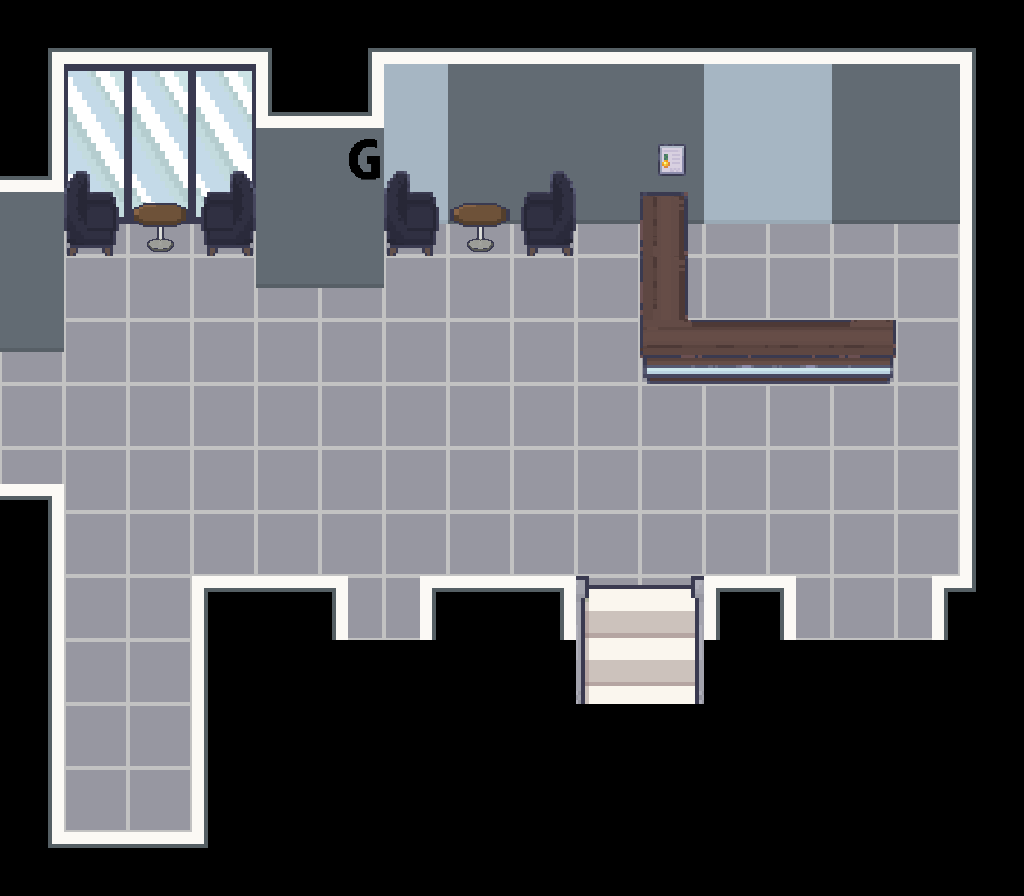

This game map was drawn from its Tiled (.tmx) file and the tilesets committed beside it. A one-line description and the full map source follow:
An orthogonal 16x14 tile map with 64x64 px tiles, 2 tile layers (Floor, Furnishing), 2 tilesets and 23 objects (2x Player, Character).

<map version="1.10" tiledversion="1.11.2" orientation="orthogonal" renderorder="right-down" width="16" height="14" tilewidth="64" tileheight="64" infinite="0" nextlayerid="6" nextobjectid="27">
 <properties>
  <property name="display_name" value="Reception" />
  <property name="display_title" value="Annexe Building (G)" />
 </properties>
 <tileset firstgid="1" name="LCB_indoor" tilewidth="64" tileheight="64" tilecount="1550" columns="25">
  <image source="../../graphics/tilesets/indoor.png" width="1600" height="3968" />
 </tileset>
 <tileset firstgid="1551" name="LCB_furnishing" tilewidth="64" tileheight="64" tilecount="1007" columns="19">
  <image source="../../graphics/tilesets/furnishing.png" width="1216" height="3392" />
 </tileset>
 <layer id="1" name="Floor" width="16" height="14">
  <data encoding="csv">
11,1153,1153,1153,12,11,1158,1158,1158,1158,1158,1158,1158,1158,1158,12,
1206,1198,1198,1198,64,63,1193,1328,1328,1328,1328,1193,1193,1328,1328,1210,
63,1223,1223,1223,1328,1328,1218,1353,1353,1353,1353,1218,1218,1353,1353,1210,
1328,1248,1248,1248,1353,1353,1243,1378,1378,1378,1378,1243,1243,1378,1378,1210,
1353,149,149,149,1378,1378,149,149,149,149,149,149,149,149,149,1210,
1378,149,149,149,149,149,149,149,149,149,149,149,149,149,149,1210,
149,149,149,149,149,149,149,149,149,149,149,149,149,149,149,1210,
426,149,149,149,149,149,149,149,149,149,149,149,149,149,149,1210,
1206,149,149,149,149,149,149,149,149,149,149,149,149,149,149,1210,
1206,149,149,89,1278,427,429,1278,88,1053,1054,89,427,149,429,37,
1206,149,149,1235,0,0,0,0,0,1078,1079,0,0,0,0,0,
1206,149,149,1235,0,0,0,0,0,0,0,0,0,0,0,0,
1206,149,149,1235,0,0,0,0,0,0,0,0,0,0,0,0,
36,1283,1283,37,0,0,0,0,0,0,0,0,0,0,0,0
</data>
 </layer>
 <layer id="2" name="Furnishing" width="16" height="14">
  <data encoding="csv">
0,0,0,0,0,0,0,0,0,0,0,0,0,0,0,0,
0,0,0,0,0,0,0,0,0,0,0,0,0,0,0,0,
0,2208,0,2207,0,1603,2208,0,2207,0,1600,0,0,0,0,0,
0,2227,2229,2226,0,0,2227,2229,2226,0,2261,0,0,0,0,0,
0,0,0,0,0,0,0,0,0,0,2262,0,0,0,0,0,
0,0,0,0,0,0,0,0,0,0,2280,2281,2281,2282,0,0,
0,0,0,0,0,0,0,0,0,0,0,0,0,0,0,0,
0,0,0,0,0,0,0,0,0,0,0,0,0,0,0,0,
0,0,0,0,0,0,0,0,0,0,0,0,0,0,0,0,
0,0,0,0,0,0,0,0,0,0,0,0,0,0,0,0,
0,0,0,0,0,0,0,0,0,0,0,0,0,0,0,0,
0,0,0,0,0,0,0,0,0,0,0,0,0,0,0,0,
0,0,0,0,0,0,0,0,0,0,0,0,0,0,0,0,
0,0,0,0,0,0,0,0,0,0,0,0,0,0,0,0
</data>
 </layer>
 <objectgroup id="3" name="Entities">
  <object id="2" name="Player" x="320" y="384">
   <properties>
    <property name="direction" value="up" />
    <property name="pos" value="annexe_1" />
   </properties>
   <point />
  </object>
  <object id="3" name="Character" x="896" y="448">
   <properties>
    <property name="character_id" value="Cortana" />
    <property name="direction" value="left" />
    <property name="graphic" value="cortana" />
    <property name="radius" value="0" />
   </properties>
   <point />
  </object>
  <object id="19" name="Player" x="384" y="512">
   <properties>
    <property name="direction" value="up" />
    <property name="pos" value="annexe_3" />
   </properties>
   <point />
  </object>
 </objectgroup>
 <objectgroup id="4" name="Collisions">
  <object id="4" x="-49" y="-57" width="113" height="345" />
  <object id="5" x="-49" y="-57" width="1137" height="212" />
  <object id="6" x="255.333" y="-60" width="130" height="281.667" />
  <object id="7" x="-71.3333" y="795.333" width="391.333" height="164.667" />
  <object id="8" x="-52" y="466.667" width="117.333" height="493.333" />
  <object id="9" x="190" y="534.667" width="156.667" height="424.667" />
  <object id="10" x="421" y="534.667" width="155.667" height="231.333" />
  <object id="11" x="704" y="534.333" width="92.6667" height="231.333" />
  <object id="12" x="930" y="535.667" width="160" height="231.333" />
  <object id="13" x="958.667" y="-59.6665" width="160.667" height="828" />
  <object id="15" x="-0.5" y="127" width="578" height="96.5" />
  <object id="17" x="639.636" y="129.333" width="47.25" height="228.667" />
  <object id="18" x="642.75" y="290.25" width="253.25" height="67.75" />
  <object id="20" x="510.5" y="665" width="257.5" height="167" />
  <object id="21" x="556" y="659.5" width="168.5" height="10.5">
   <properties>
    <property name="basement" value="This leads to the basement carpark." />
    <property name="collision_type" value="blocked" />
   </properties>
  </object>
  <object id="23" x="37.5833" y="320.5" width="11.5" height="174.667">
   <properties>
    <property name="collision_type" value="blocked" />
    <property name="inaccessible" value="This leads outside. I don't feel like going just yet." />
   </properties>
  </object>
  <object id="24" x="-86.4167" y="220.667" width="130" height="316" />
  <object id="25" x="737.25" y="590.25" width="257.5" height="167" />
  <object id="26" x="782.75" y="584.75" width="168.5" height="10.5">
   <properties>
    <property name="collision_type" value="blocked" />
    <property name="stairs" value="It's the fire escape staircase." />
   </properties>
  </object>
 </objectgroup>
 <objectgroup id="5" name="Transition">
  <object id="16" x="336" y="587.818" width="95.8182" height="4.72727">
   <properties>
    <property name="pos" value="annexe_g" />
    <property name="target" value="annexe_1" />
   </properties>
  </object>
 </objectgroup>
</map>
